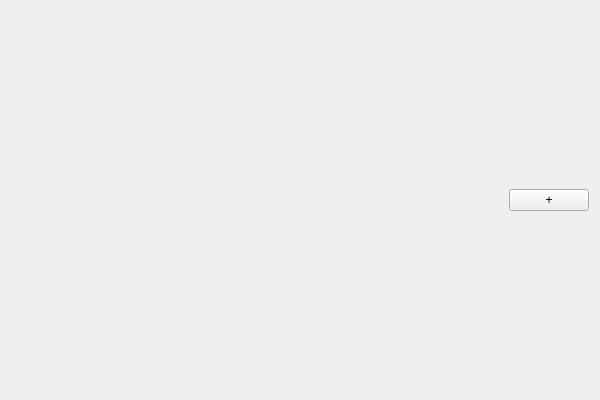
<?xml version="1.0" encoding="UTF-8"?>
<ui version="4.0">
 <class>MainWindow</class>
 <widget class="QMainWindow" name="MainWindow">
  <property name="geometry">
   <rect>
    <x>0</x>
    <y>0</y>
    <width>600</width>
    <height>400</height>
   </rect>
  </property>
  <property name="windowTitle">
   <string>MainWindow</string>
  </property>
  <widget class="QWidget" name="centralWidget">
   <layout class="QVBoxLayout" name="verticalLayout">
    <item>
     <layout class="QHBoxLayout" name="buttonsLayout">
      <item>
       <spacer name="horizontalSpacer">
        <property name="orientation">
         <enum>Qt::Horizontal</enum>
        </property>
        <property name="sizeHint" stdset="0">
         <size>
          <width>40</width>
          <height>20</height>
         </size>
        </property>
       </spacer>
      </item>
      <item>
       <widget class="QPushButton" name="addButton">
        <property name="sizePolicy">
         <sizepolicy hsizetype="Fixed" vsizetype="Fixed">
          <horstretch>0</horstretch>
          <verstretch>0</verstretch>
         </sizepolicy>
        </property>
        <property name="text">
         <string>+</string>
        </property>
       </widget>
      </item>
     </layout>
    </item>
    <item>
     <layout class="QHBoxLayout" name="panesLayout">
      <property name="spacing">
       <number>6</number>
      </property>
     </layout>
    </item>
   </layout>
  </widget>
 </widget>
 <layoutdefault spacing="6" margin="11"/>
 <resources/>
 <connections/>
</ui>
